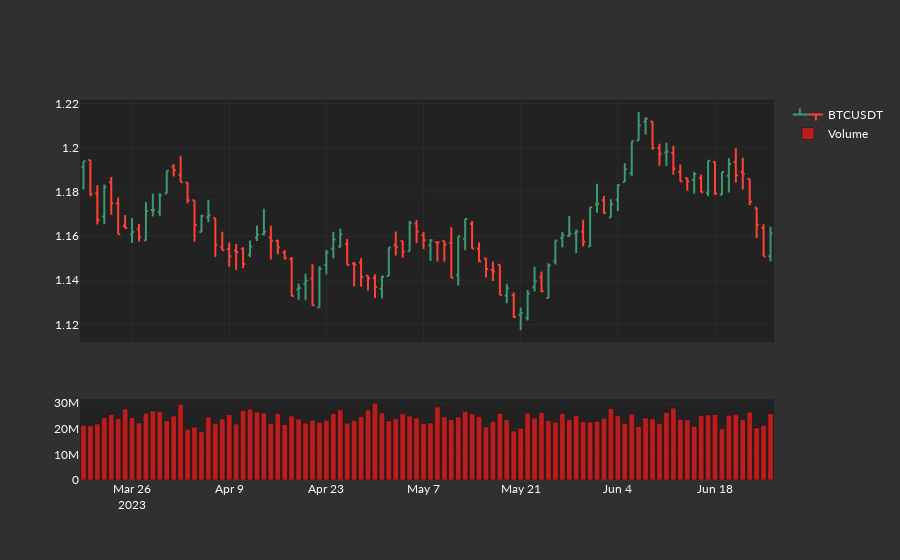

Write notebook code for a chart like this one.
### Code cell
def genMockDataFrame(
    days,
    start_price,
    colName,
    startDate,
    seed=None,
):
    periods = days * 24
    np.random.seed(seed)

    P = np.around(
        start_price + np.random.normal(scale=0.0018, size=periods).cumsum(), 4
    )
    V = np.abs(np.random.normal(loc=1000000, scale=500000, size=periods))
    P = [round(i, 4) for i in P]

    fxDF = pd.DataFrame(
        {
            "ticker": [colName] * periods,
            "price": P,
            "volume": V,
        },
        index=pd.date_range(
            startDate,
            periods=periods,
            freq="H",
        ),
    )

    # Group the data by day and calculate OHLCV
    ohlc_df = fxDF.groupby(pd.Grouper(freq="D")).agg(
        {
            "price": ["first", "max", "min", "last"],
            "volume": "sum",
        }
    )
    ohlc_df.columns = [
        "open",
        "high",
        "low",
        "close",
        "volume",
    ]

    return ohlc_df


df = genMockDataFrame(
    100,
    1.1904,
    "BTCUSDT",
    "19/3/2023",
)

fig = make_subplots(
    rows=2,
    cols=1,
    shared_xaxes=True,
    row_heights=[0.75, 0.25],
)

fig.add_trace(
    go.Ohlc(
        x=df.index,
        open=df["open"],
        high=df["high"],
        low=df["low"],
        close=df["close"],
        name="BTCUSDT",
    ),
    row=1,
    col=1,
)

fig.add_trace(
    go.Bar(x=df.index, y=df["volume"], name="Volume"),
    row=2,
    col=1,
)

fig.update_layout(xaxis_rangeslider_visible=False)
fig.show()
